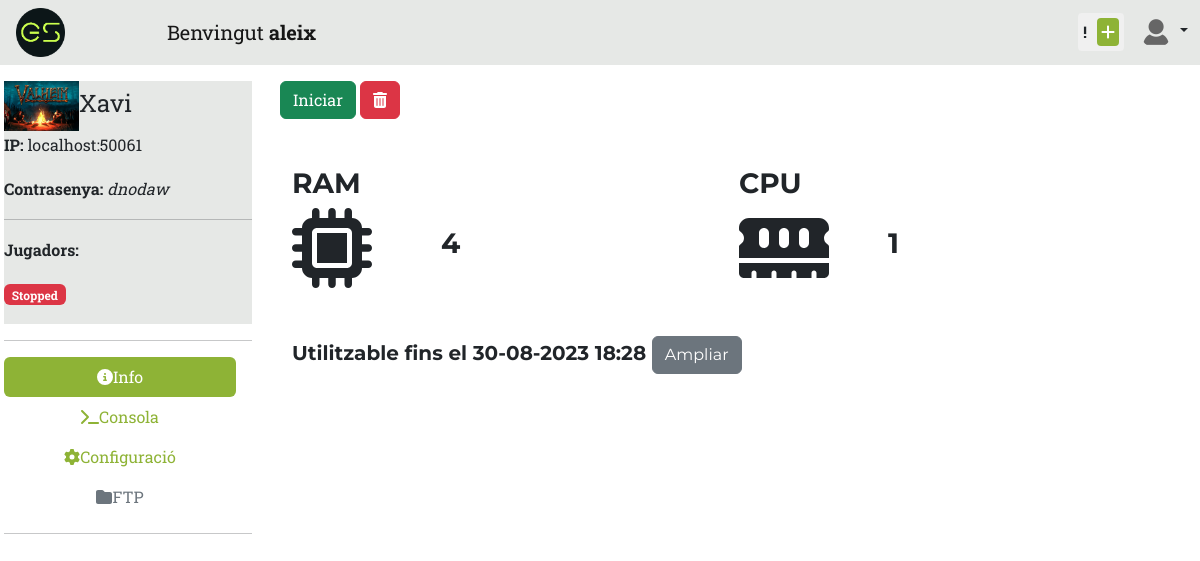
/server/14/details (signed in), run on the app's committed database.
### Web_App/models.py (models this page shows, shortened)
class UserInfo(models.Model):
    user = models.OneToOneField(User, on_delete=models.CASCADE)
    avatar = models.TextField(null=True)
    wallet = models.OneToOneField(Wallet, on_delete=models.CASCADE)
    created_at = models.DateTimeField(default=timezone.now)
    updated_at = models.DateTimeField(auto_now=True, null=True)

class Server(models.Model):
    game = models.ForeignKey(Game, on_delete=models.CASCADE)
    name = models.TextField(default="Server")
    password = models.TextField(null=True)
    docker_name = models.TextField(null=True)
    address = models.TextField(default="localhost", null=True)
    port = models.IntegerField(default=0, null=True)
    version = models.DecimalField(decimal_places=2, max_digits=8, null=True)
    cores = models.DecimalField(decimal_places=2, max_digits=8, null=True)
    ram = models.DecimalField(decimal_places=2, max_digits=8, null=True)
    storage = models.DecimalField(decimal_places=2, max_digits=8, null=True)
    user = models.ForeignKey(User, on_delete=models.CASCADE)
    status = models.TextField(null=True)
    expiration_date = models.DateTimeField(null=True)
    created_at = models.DateTimeField(default=timezone.now)
    updated_at = models.DateTimeField(auto_now=True, null=True)
    def is_expired(self):
        if self.expiration_date is None:
            return False
        current_time = timezone.now()
        return self.expiration_date < current_time

class Game(models.Model):
    name = models.TextField()
    image = models.ImageField(upload_to=game_images_path, null=True)
    created_at = models.DateTimeField(default=timezone.now)
    updated_at = models.DateTimeField(auto_now=True, null=True)
    active = models.BooleanField(default=True)

### Web_App/views.py (the view)
# urls.py: path('server/<int:server_id>/details', views.details_server, name='server-edit'),
@login_required(login_url='login')
def details_server(request, server_id):
    server = get_object_or_404(Server, id=server_id)
    console = ''
    context = ''
    if server.user == request.user:
        try:
            client = docker.from_env()
        except DockerException:
            server.status = "Stopped"
            server.save()
            print("[Error] details_server: Docker is not running")
            raise Exception("Docker is not running")
        container = client.containers.get(str(server.id))
        if server.game.name == "Minecraft":
            if request.method == 'POST':
                form = MinecraftServerPropertiesForm(request.POST)
                if form.is_valid():
                    server_properties = form.cleaned_data['server_properties']
                    res = updateFile(server_properties, '/data/server.properties', container)
                    print(res)
                    return redirect('server-edit', server.id)
            else:
                form = MinecraftServerPropertiesForm()
                if container.status == "running":
                    server.status = "Running"
                    serverproperties = getFile('/data/server.properties', container)
                    form = MinecraftServerPropertiesForm(initial={'server_properties': serverproperties})
                    console = getFile('/data/logs/latest.log', container)
                else:
                    server.status = "Stopped"
                details = None
                server.save()
                try:
                    details = JavaServer.lookup(server.address + ":" + str(server.port)).status()
                except Exception as e:
                    print(f"[Error] details_server: {e} - ({server.name})")
                context = {
                    'form': form,
                    'server': server,
                    'details': details,
                    'container': container,
                    'console': console,
                }
                if request.META.get('HTTP_X_REQUESTED_WITH') == 'XMLHttpRequest':
                    return JsonResponse({'content': console})
                return render(request, 'controlPanel/server-details-mc.html', context)
        elif server.game.name == "Valheim":
            serverInfo = None
            if container.status == "running":
                server.status = "Running"
                try:
                    serverInfo = getFile('/opt/valheim/htdocs/status.json', container)
                    serverInfo = json.loads(serverInfo)
                except Exception as e:
                    print(f"[Error] details_server:{e}")
            else:
                server.status = "Stopped"
            server.save()
            context = {
                'server': server,
                'container': container,
                'serverInfo': serverInfo,
            }
            return render(request, 'controlPanel/server-details-valheim.html', context)
    else:
        return HttpResponse(status=403)

### Web_App/templates/controlPanel/server-details-valheim.html (shortened to what this page needs)
{% extends 'controlPanel/template.html' %}
{% block content %}
    <div class="row content">
        <div class="col-sm-3 sidenav d-flex flex-column flex-shrink-0 p-3" style="width: 280px;">
            <div class="bg-light">
                {% load static %}
                <span class="fs-4"><img src="{% static server.game.image %}" height="50rem">{{ server.name }}</span>
                <p><b>IP: </b>{{ server.address }}:{{ server.port }}</p>
                <p><b>Contrasenya: </b><i>{{ server.password }}</i></p>
                <hr>
                <p><b>Jugadors: </b>{{ serverInfo.player_count }}</p>
                <p>{% if container.status == "running" %}
                    <span class="badge text-bg-success">Running</span>
                {% elif container.status == "restarting" %}
                    <span class="badge text-bg-warning">Restarting</span>
                {% else %}
                    <span class="badge text-bg-danger">Stopped</span>
                {% endif %}</p>
            </div>
            <hr>
            <div class="nav flex-column nav-pills me-3" id="v-pills-tab" role="tablist" aria-orientation="vertical">
                <button class="nav-link active" id="v-pills-info-tab" data-bs-toggle="pill"
                        data-bs-target="#v-pills-info" type="button" role="tab" aria-controls="v-pills-info"
                        aria-selected="true"><i class="fa-solid fa-circle-info"></i>Info
                </button>
                <button class="nav-link" id="v-pills-console-tab" data-bs-toggle="pill"
                        data-bs-target="#v-pills-console" type="button" role="tab" aria-controls="v-pills-console"
                        aria-selected="false"><i class="fa-solid fa-terminal"></i>Consola
                </button>
                <button class="nav-link" id="v-pills-config-tab" data-bs-toggle="pill"
                        data-bs-target="#v-pills-config" type="button" role="tab" aria-controls="v-pills-config"
                        aria-selected="false"><i class="fa-solid fa-gear"></i>Configuració
                </button>
                <button class="nav-link disabled" id="v-pills-ftp-tab" data-bs-toggle="pill"
                        data-bs-target="#v-pills-ftp" type="button" role="tab" aria-controls="v-pills-ftp"
                        aria-selected="false"><i class="fa-solid fa-folder"></i>FTP
                </button>
            </div>
            <hr>
        </div>
        <div class="col-sm-9 mt-3">
            {% if container.status == "running" %}
                <a role="button" href="{% url 'server-stop' container.name %}" class="btn btn-danger">Aturar</a>
                <a role="button" href="{% url 'server-restart' container.name %}" class="btn btn-warning">Reiniciar</a>
            {% else %}
                {% if not server.is_expired %}
                    <a role="button" href="{% url 'server-start' container.name %}" class="btn btn-success">Iniciar</a>
                {% endif %}
            {% endif %}
            <button type="button" class="btn btn-danger" data-bs-toggle="modal"
                    data-bs-target="#Modal{{ server.id }}">
                <i class="fa-solid fa-trash-can"></i>
            </button>
            <div class="tab-content" id="v-pills-tabContent">
                <div class="tab-pane fade show active" id="v-pills-info" role="tabpanel"
                     aria-labelledby="v-pills-info-tab" tabindex="0">
                    <div class="container mt-5">
                        <div class="row align-items-center">
                            <div class="col-2">
                                <h3>RAM</h3>
                            </div>
                            <div class="col-2">
                                <h3>CPU</h3>
                            </div>
                        </div>
                        <div class="row align-items-center">
                            <div class="col-2">
                                <i class="fa-solid fa-microchip fa-5x"></i>
                            </div>
                            <div class="col-sm">
                                <h3>{{ server.ram|floatformat }}</h3>
                            </div>
                            <div class="col-2">
                                <i class="fa-solid fa-memory fa-5x"></i>
                            </div>
                            <div class="col-sm">
                                <h3>{{ server.cores|floatformat }}</h3>
                            </div>
                        </div>
                        <div class="row align-items-center mt-5">
                            <div class="col">
                                {% if not server.is_expired %}
                                    <h5>Utilitzable fins el {{ server.expiration_date|date:'d-m-Y H:i' }} <a
                                            role="button"
                                            href="{% url 'server-adddays' server.id %}"
                                            class="btn btn-secondary">Ampliar</a>
                                    </h5>
                                {% else %}
                                    <h5 class="text-danger">El servidor va expirar el
                                        dia {{ server.expiration_date|date:'d-m-Y H:i' }} <a role="button"
                                                                                             href="{% url 'server-adddays' server.id %}"
                                                                                             class="btn btn-secondary">Ampliar</a>
                                    </h5>
                                {% endif %}
                            </div>
                        </div>
                    </div>
                </div>
            </div>
        </div>
    </div>
{% endblock %}

### Web_App/templates/controlPanel/template.html (shortened to what this page needs)
<!DOCTYPE html>
<html lang="en">
<head>
    {% load static %}
    <link href="{% static 'css/styles.css' %}" rel="stylesheet"/>
</head>
<body>
<nav class="navbar navbar-expand-lg navbar-light bg-light">
    <div class="ms-3">
        <a href="{% url 'dashboard' %}"><img src="{% static 'logo/logo_160x160_color.png' %}" alt="" width="35%"></a>
    </div>
    <div class="container">
        <a class="navbar-brand me-2">
            Benvingut <b>{{ user.username }}</b>
        </a>
        <div class="collapse navbar-collapse">
            <ul class="navbar-nav me-auto mb-2 mb-lg-0">
                <li class="nav-item">
                    <a class="nav-link" href="#"></a>
                </li>
            </ul>
            <div class="d-flex align-items-center">
                <div class="balance-element me-3">
                    <span class="balance-number" id="HOCbalance"> ! </span>
                    <a role="button" class="button balance-button" href="{% url 'wallet' %}">
                        <i class="fas fa-plus"></i>
                    </a>
                </div>
                <div class="dropdown text-end">
                    <a href="#" class="d-block link-dark text-decoration-none dropdown-toggle" id="dropdownUser1"
                       data-bs-toggle="dropdown" aria-expanded="false">
                        <img src="{{ MEDIA_URL }}/{{ user.userinfo.avatar }}" alt="avatar_img" width="32"
                             height="32" class="rounded-circle shadow-4-strong">
                    </a>
                </div>
            </div>
        </div>
    </div>
</nav>
{% block content %}{% endblock %}
</body>
</html>

### Web_App/templates/controlPanel/template.html (style rules this page uses)
.balance-element { display: flex; align-items: center; padding: 5px; background-color: #f0f0f0; border-radius: 4px; }
.balance-number { font-size: 16px; font-weight: bold; }
.balance-button { background-color: #8eb336; border: none; color: white; font-size: 16px; padding: 2px 4px; border-radius: 4px; cursor: pointer; margin-left: 10px; }

### data on the page
Server: game.image (picture), name "Xavi", address "localhost", port "50061", password "dnodaw", ram "4", cores "1", expiration_date "30-08-2023 18:28"

### other printed values
{{ user.username }} "aleix"
